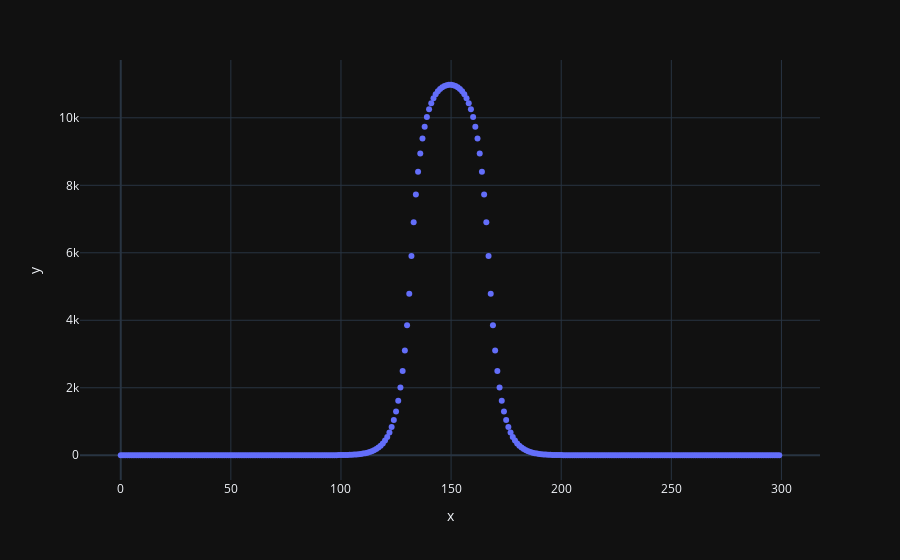

Notebook cell for this chart:
### Code cell
nodal_profile = np.asarray(nodal_df.loc[ind[0], "profile_Activator"])
fig = px.scatter(x=np.arange(len(nodal_profile)), y=nodal_profile)
fig.show()

### Figure 1 — Plotly figure (JSON) as saved in the notebook; plotly's stock layout.template omitted (floating-point values rounded to 4 significant figures; data arrays with more than 128 entries replaced by an {"elided": "..."} marker saying what was removed)
{"data": [{"hovertemplate": "x=%{x}<br>y=%{y}<extra></extra>", "legendgroup": "", "marker": {"color": "#636efa", "symbol": "circle"}, "mode": "markers", "name": "", "orientation": "v", "showlegend": false, "x": {"elided": "300 int values"}, "xaxis": "x", "y": {"elided": "300 float values"}, "yaxis": "y", "type": "scatter"}], "layout": {"xaxis": {"anchor": "y", "domain": [0.0, 1.0], "title": {"text": "x"}}, "yaxis": {"anchor": "x", "domain": [0.0, 1.0], "title": {"text": "y"}}, "legend": {"tracegroupgap": 0}, "margin": {"t": 60}}}
